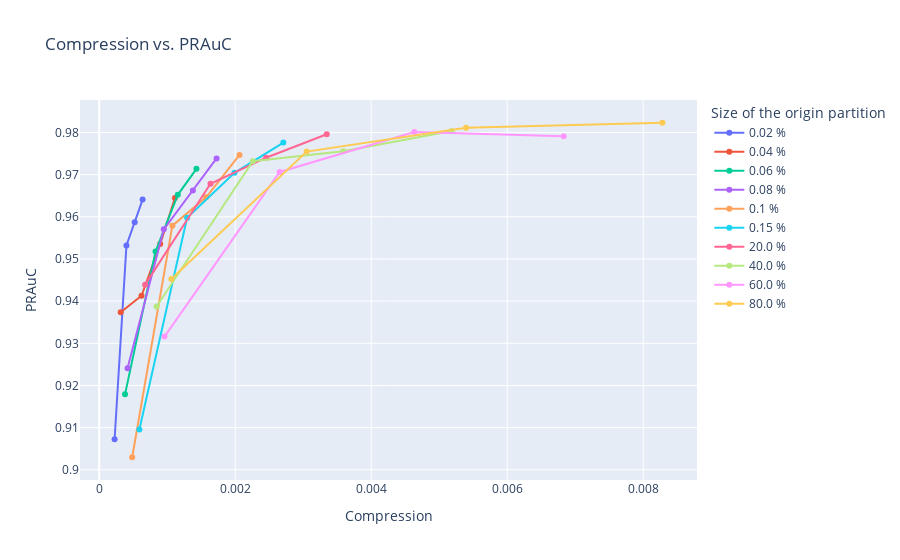

Write notebook code for a chart like this one.
### Code cell
fig = go.Figure() 

for k, ss in sorted(sizes.items()):

    fig = fig.add_trace(go.Scatter(x = list(map(lambda x: x/f_size, ss)),
                                   y = aucs[k], 
                                   name = f"{k} %", text=gammas, 
                                   hovertemplate = 'AuC: %{y:.3f}<br>Comp: %{x}<br>Epsilon: %{text}'))
    
fig.update_layout(
    title="Compression vs. PRAuC",
    xaxis_title="Compression",
    yaxis_title="PRAuC",
    legend_title="Size of the origin partition"
)
    
fig.update_layout(hovermode="x unified")

fig.show()

### Figure 1 — Plotly figure (JSON) as saved in the notebook; plotly's stock layout.template omitted (floating-point values rounded to 4 significant figures)
{"data": [{"hovertemplate": "AuC: %{y:.3f}<br>Comp: %{x}<br>Epsilon: %{text}", "name": "0.02 %", "text": ["0.65", "0.75", "0.85", "0.95"], "type": "scatter", "x": [0.0006387, 0.0005226, 0.0004012, 0.000227], "y": [0.9641, 0.9587, 0.9532, 0.9073]}, {"hovertemplate": "AuC: %{y:.3f}<br>Comp: %{x}<br>Epsilon: %{text}", "name": "0.04 %", "text": ["0.65", "0.75", "0.85", "0.95"], "type": "scatter", "x": [0.001114, 0.0008973, 0.0006228, 0.0003167], "y": [0.9645, 0.9535, 0.9413, 0.9374]}, {"hovertemplate": "AuC: %{y:.3f}<br>Comp: %{x}<br>Epsilon: %{text}", "name": "0.06 %", "text": ["0.65", "0.75", "0.85", "0.95"], "type": "scatter", "x": [0.00143, 0.001156, 0.0008287, 0.00038], "y": [0.9714, 0.9652, 0.9518, 0.9179]}, {"hovertemplate": "AuC: %{y:.3f}<br>Comp: %{x}<br>Epsilon: %{text}", "name": "0.08 %", "text": ["0.65", "0.75", "0.85", "0.95"], "type": "scatter", "x": [0.001726, 0.001378, 0.0009501, 0.000417], "y": [0.9738, 0.9662, 0.957, 0.9241]}, {"hovertemplate": "AuC: %{y:.3f}<br>Comp: %{x}<br>Epsilon: %{text}", "name": "0.1 %", "text": ["0.65", "0.75", "0.85", "0.95"], "type": "scatter", "x": [0.002064, 0.001573, 0.001077, 0.0004856], "y": [0.9747, 0.9646, 0.9579, 0.903]}, {"hovertemplate": "AuC: %{y:.3f}<br>Comp: %{x}<br>Epsilon: %{text}", "name": "0.15 %", "text": ["0.65", "0.75", "0.85", "0.95"], "type": "scatter", "x": [0.002708, 0.00199, 0.001293, 0.0005912], "y": [0.9776, 0.9704, 0.9598, 0.9096]}, {"hovertemplate": "AuC: %{y:.3f}<br>Comp: %{x}<br>Epsilon: %{text}", "name": "20.0 %", "text": ["0.65", "0.75", "0.85", "0.95"], "type": "scatter", "x": [0.003346, 0.002454, 0.001636, 0.0006756], "y": [0.9796, 0.974, 0.9678, 0.9439]}, {"hovertemplate": "AuC: %{y:.3f}<br>Comp: %{x}<br>Epsilon: %{text}", "name": "40.0 %", "text": ["0.65", "0.75", "0.85", "0.95"], "type": "scatter", "x": [0.005183, 0.003589, 0.002259, 0.0008445], "y": [0.9804, 0.9755, 0.9732, 0.9387]}, {"hovertemplate": "AuC: %{y:.3f}<br>Comp: %{x}<br>Epsilon: %{text}", "name": "60.0 %", "text": ["0.65", "0.75", "0.85", "0.95"], "type": "scatter", "x": [0.00683, 0.004634, 0.002655, 0.0009607], "y": [0.9791, 0.9801, 0.9706, 0.9316]}, {"hovertemplate": "AuC: %{y:.3f}<br>Comp: %{x}<br>Epsilon: %{text}", "name": "80.0 %", "text": ["0.65", "0.75", "0.85", "0.95"], "type": "scatter", "x": [0.008282, 0.005395, 0.003051, 0.001061], "y": [0.9823, 0.9811, 0.9755, 0.9453]}], "layout": {"hovermode": "x unified", "legend": {"title": {"text": "Size of the origin partition"}}, "title": {"text": "Compression vs. PRAuC"}, "xaxis": {"title": {"text": "Compression"}}, "yaxis": {"title": {"text": "PRAuC"}}}}
